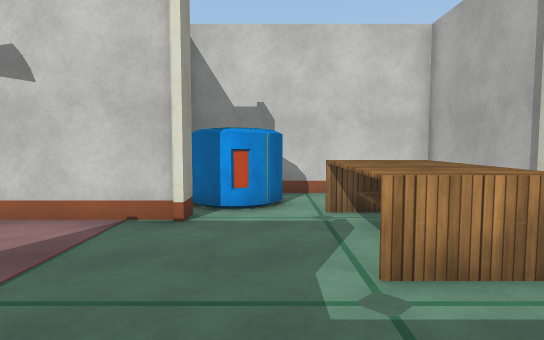
View 1 (above)

17 first-person views from a walk through a scene from a Unity 3-D project. The camera is 1.5 m above the floor, tilts 4° down and sees 75° across. The floor is counted in squares, 1 m on a side. Each view is taken from the middle of a square. On the plan, view 1 faces up. The plan holds only what a view shows up to about 16 squares ahead; the rest is blank. The place goes on beyond the plan. Some animated figures are left out. Surface patterns are stand-ins for the level's own textures.

View 2
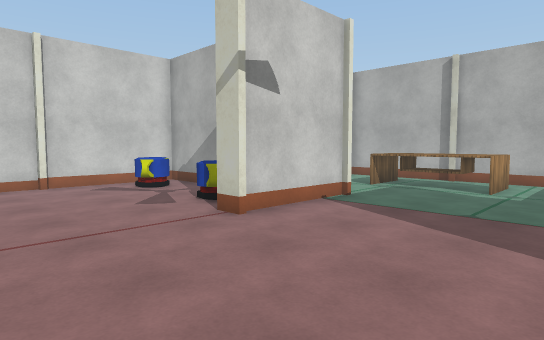

View 3
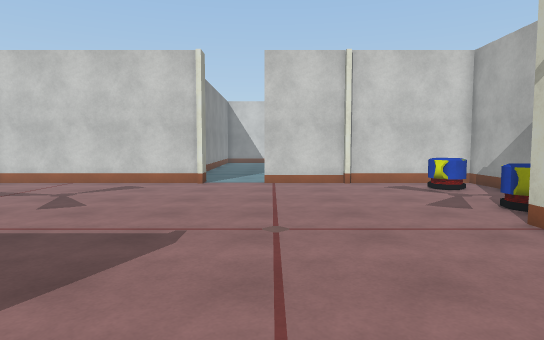

View 4
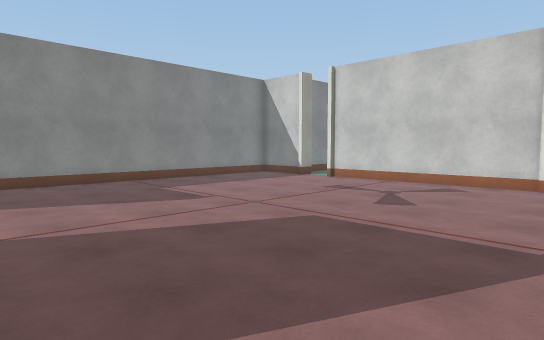

View 5
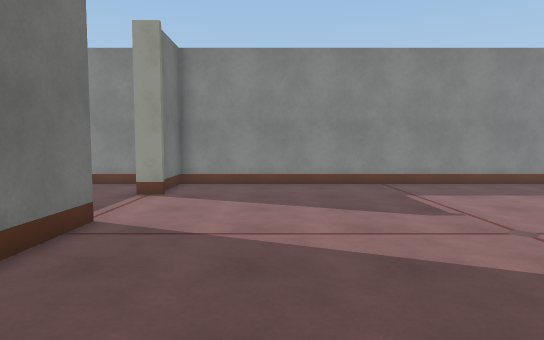

View 6
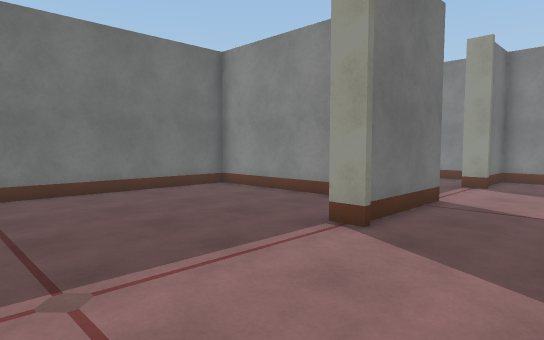

View 7
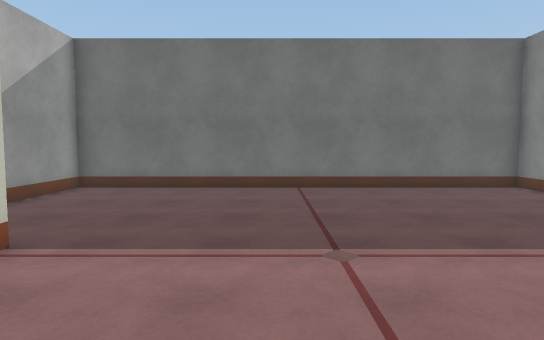

View 8
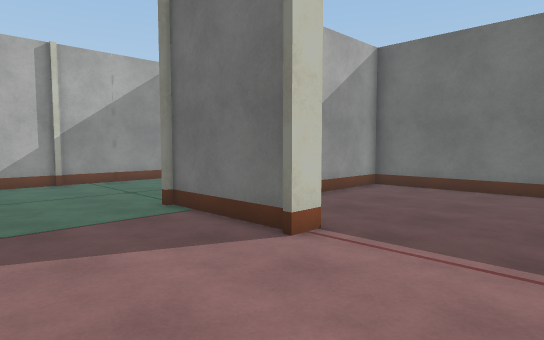

View 9
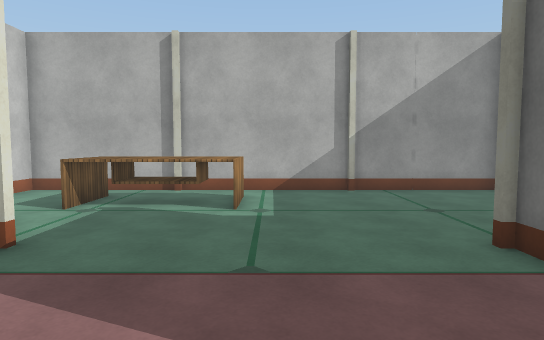

View 10
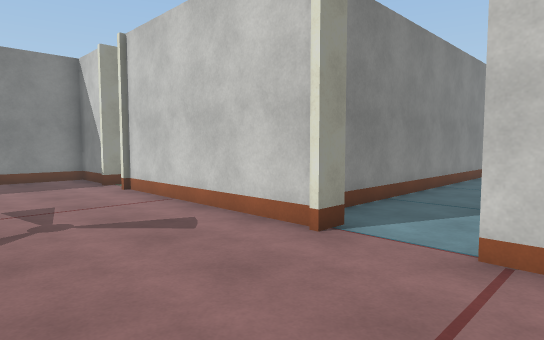

View 11
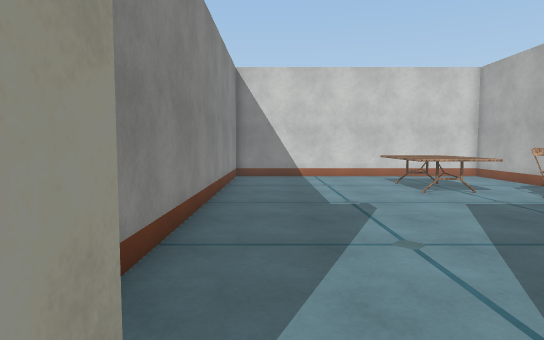

View 12
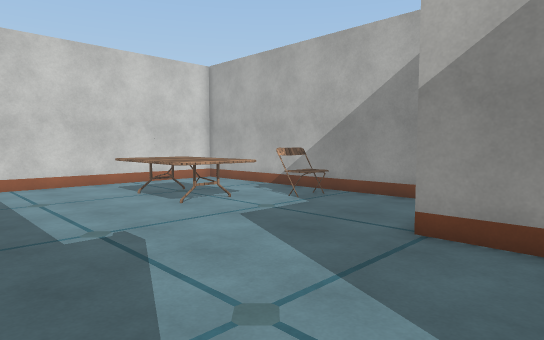

View 13
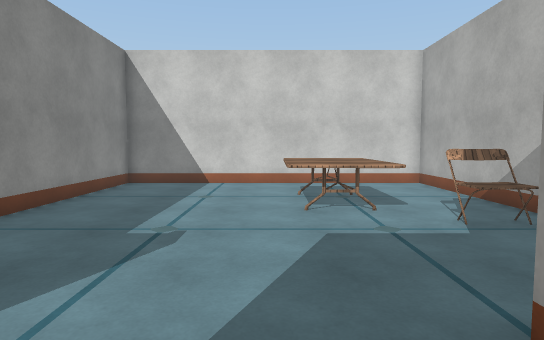

View 14
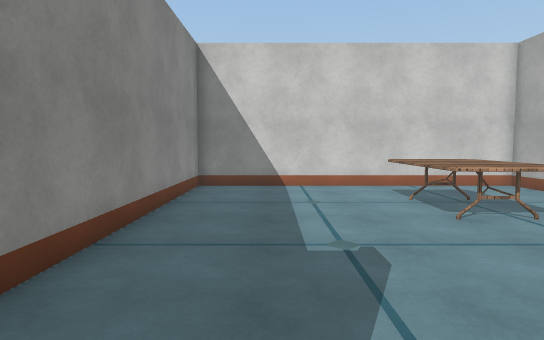

View 15
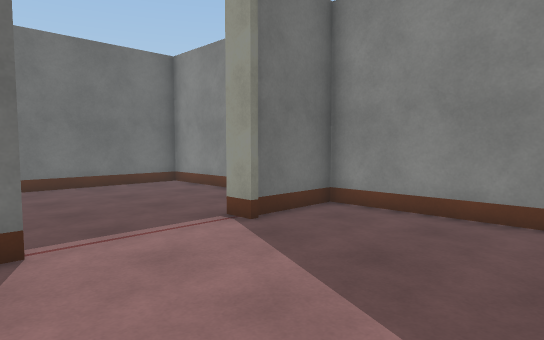

View 16
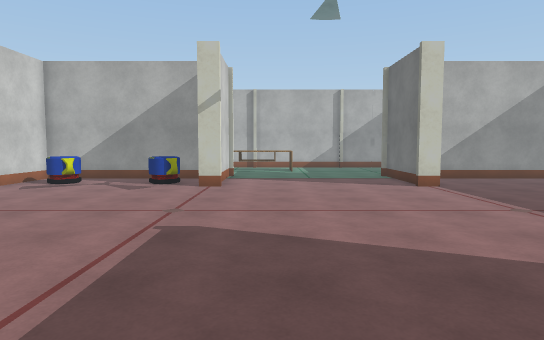

View 17
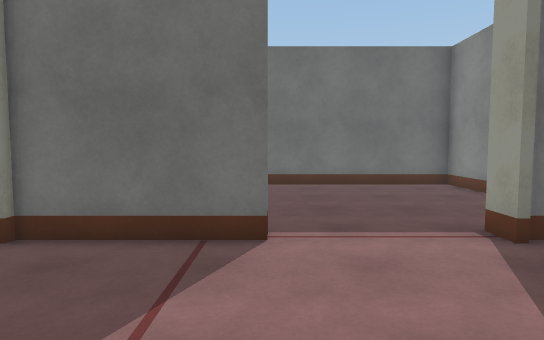

### Floor plan
Ten units are one square. View 1 is at (0, 0); x grows to the right and y downward. Boxes are objects, and circles mark ways between rooms. Rooms are numbered by the first view taken in them; rooms with no view inside come last. Other rooms are left out.
<svg viewBox="-272 -316 326 406">
<path fill="none" stroke="#000" d="M-157 2 -157 11M-61 -68 -61 -78M-58 5 -19 5M-61 12 -61 2M-200 5 -159 5M-187 32 -187 85 -31 85 -31 25M-31 -83 -31 -151 -80 -151M-19 -71 -59 -71M-17 -75 -17 -68M-237 2 -237 12M-139 -151 -220 -151M-81 -151 -114 -151M-267 20 -267 85 -198 85M49 -4 49 -61M-237 -156 -237 -149M49 -63 49 -111 2 -111M-245 -151 -267 -151 -267 5 -240 5M49 46 49 -3M-31 -211 -31 -311 -147 -311 -147 -171M-71 -176 -71 -195M-137 -158 -137 -148"/>
<rect x="-55" y="-105" width="20" height="20" fill="#bbb"><title>barrel</title></rect>
<rect x="-55" y="-145" width="20" height="20" fill="#bbb"><title>barrel</title></rect>
<rect x="-25" y="-95" width="30" height="20" fill="#bbb"><title>barrel</title></rect>
<rect x="5" y="-85" width="30" height="50" fill="#bbb"><title>table</title></rect>
<rect x="-95" y="-285" width="40" height="40" fill="#bbb"><title>table</title></rect>
<rect x="-55" y="-245" width="20" height="20" fill="#bbb"><title>chair</title></rect>
<circle cx="-125" cy="-150" r="3" fill="#2a7"/>
<text x="-120" y="-30">1</text>
<text x="-90" y="-240">2</text>
</svg>
Room 1 opens to room 2.

Where each view was taken, in squares from view 1:
view 1: 0 up, 0 right, facing up
view 2: 1 up, 11 left, facing up-right
view 3: 1 up, 11 left, facing up
view 4: 1 up, 12 left, facing up-left
view 5: 3 up, 13 left, facing left
view 6: 3 up, 10 left, facing down-left
view 7: 4 up, 10 left, facing down
view 8: 4 up, 10 left, facing down-right
view 9: 3 up, 7 left, facing right
view 10: 10 up, 10 left, facing up-left
view 11: 14 up, 13 left, facing up
view 12: 17 up, 13 left, facing up-right
view 13: 17 up, 9 left, facing up
view 14: 18 up, 12 left, facing up
view 15: 5 up, 19 left, facing down-left
view 16: 5 up, 19 left, facing right
view 17: 5 up, 20 left, facing down
